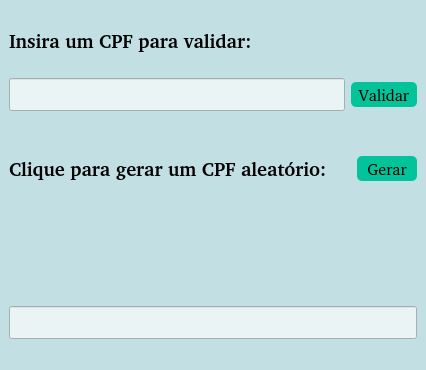
<?xml version="1.0" encoding="UTF-8"?>
<ui version="4.0">
 <class>MainWindow</class>
 <widget class="QMainWindow" name="MainWindow">
  <property name="geometry">
   <rect>
    <x>0</x>
    <y>0</y>
    <width>426</width>
    <height>370</height>
   </rect>
  </property>
  <property name="windowTitle">
   <string>Validador e Gerador de CPFs</string>
  </property>
  <property name="styleSheet">
   <string notr="true">background: #c2dfe3</string>
  </property>
  <widget class="QWidget" name="centralwidget">
   <layout class="QGridLayout" name="gridLayout">
    <item row="10" column="0" colspan="2">
     <widget class="QLabel" name="label_2">
      <property name="maximumSize">
       <size>
        <width>16777215</width>
        <height>25</height>
       </size>
      </property>
      <property name="font">
       <font>
        <family>Bitstream Charter</family>
        <pointsize>14</pointsize>
        <weight>65</weight>
        <bold>true</bold>
       </font>
      </property>
      <property name="styleSheet">
       <string notr="true">color: black; font-weight: 520;</string>
      </property>
      <property name="text">
       <string>Clique para gerar um CPF aleatório:</string>
      </property>
     </widget>
    </item>
    <item row="12" column="0" colspan="3">
     <widget class="QLineEdit" name="lineSaida">
      <property name="font">
       <font>
        <family>Bitstream Charter</family>
        <pointsize>15</pointsize>
       </font>
      </property>
      <property name="focusPolicy">
       <enum>Qt::ClickFocus</enum>
      </property>
      <property name="styleSheet">
       <string notr="true">background: #eaf4f4;</string>
      </property>
      <property name="alignment">
       <set>Qt::AlignCenter</set>
      </property>
      <property name="readOnly">
       <bool>true</bool>
      </property>
     </widget>
    </item>
    <item row="11" column="0">
     <spacer name="verticalSpacer_2">
      <property name="orientation">
       <enum>Qt::Vertical</enum>
      </property>
      <property name="sizeType">
       <enum>QSizePolicy::Fixed</enum>
      </property>
      <property name="sizeHint" stdset="0">
       <size>
        <width>20</width>
        <height>100</height>
       </size>
      </property>
     </spacer>
    </item>
    <item row="3" column="0">
     <spacer name="verticalSpacer">
      <property name="orientation">
       <enum>Qt::Vertical</enum>
      </property>
      <property name="sizeType">
       <enum>QSizePolicy::Fixed</enum>
      </property>
      <property name="sizeHint" stdset="0">
       <size>
        <width>20</width>
        <height>20</height>
       </size>
      </property>
     </spacer>
    </item>
    <item row="1" column="0">
     <widget class="QLabel" name="label">
      <property name="sizePolicy">
       <sizepolicy hsizetype="Preferred" vsizetype="Preferred">
        <horstretch>0</horstretch>
        <verstretch>0</verstretch>
       </sizepolicy>
      </property>
      <property name="minimumSize">
       <size>
        <width>311</width>
        <height>25</height>
       </size>
      </property>
      <property name="maximumSize">
       <size>
        <width>16777215</width>
        <height>25</height>
       </size>
      </property>
      <property name="baseSize">
       <size>
        <width>0</width>
        <height>0</height>
       </size>
      </property>
      <property name="font">
       <font>
        <family>Bitstream Charter</family>
        <pointsize>14</pointsize>
        <weight>65</weight>
        <bold>true</bold>
       </font>
      </property>
      <property name="styleSheet">
       <string notr="true">color: black; font-weight: 520;</string>
      </property>
      <property name="text">
       <string>Insira um CPF para validar:</string>
      </property>
     </widget>
    </item>
    <item row="10" column="2">
     <widget class="QPushButton" name="btnGerar">
      <property name="font">
       <font>
        <family>Bitstream Charter</family>
        <pointsize>12</pointsize>
        <weight>61</weight>
        <bold>true</bold>
       </font>
      </property>
      <property name="styleSheet">
       <string notr="true">border-radius: 5px; background: #02c39a; height: 25px; width: 60;color: black; font-weight: 490;</string>
      </property>
      <property name="text">
       <string>Gerar</string>
      </property>
      <property name="autoDefault">
       <bool>true</bool>
      </property>
     </widget>
    </item>
    <item row="2" column="0">
     <widget class="QLineEdit" name="inputCPF">
      <property name="font">
       <font>
        <family>Bitstream Charter</family>
        <pointsize>15</pointsize>
       </font>
      </property>
      <property name="styleSheet">
       <string notr="true">color: black; background: #eaf4f4;</string>
      </property>
      <property name="alignment">
       <set>Qt::AlignCenter</set>
      </property>
     </widget>
    </item>
    <item row="2" column="1" colspan="2">
     <widget class="QPushButton" name="btnValidar">
      <property name="font">
       <font>
        <family>Bitstream Charter</family>
        <pointsize>12</pointsize>
        <weight>61</weight>
        <bold>true</bold>
       </font>
      </property>
      <property name="styleSheet">
       <string notr="true">border-radius: 5px; background: #02c39a; height: 25px; width: 60;color: black; font-weight: 490;</string>
      </property>
      <property name="text">
       <string>Validar</string>
      </property>
      <property name="default">
       <bool>true</bool>
      </property>
     </widget>
    </item>
   </layout>
  </widget>
 </widget>
 <tabstops>
  <tabstop>inputCPF</tabstop>
  <tabstop>btnValidar</tabstop>
  <tabstop>btnGerar</tabstop>
  <tabstop>lineSaida</tabstop>
 </tabstops>
 <resources/>
 <connections>
  <connection>
   <sender>inputCPF</sender>
   <signal>returnPressed()</signal>
   <receiver>btnValidar</receiver>
   <slot>click()</slot>
   <hints>
    <hint type="sourcelabel">
     <x>266</x>
     <y>89</y>
    </hint>
    <hint type="destinationlabel">
     <x>367</x>
     <y>77</y>
    </hint>
   </hints>
  </connection>
 </connections>
</ui>
